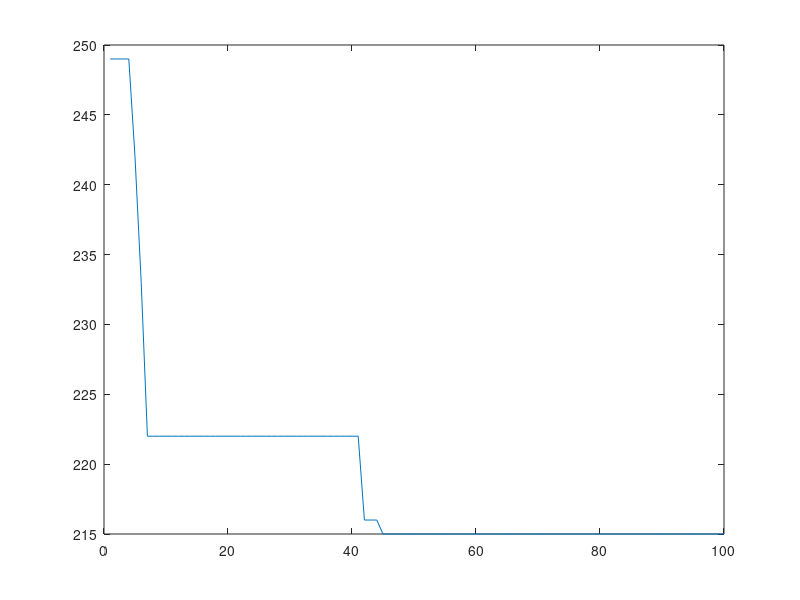

Recreate this plot in MATLAB.
clear
%车站与各作业点之间的走行时间的录入：
C=[0 42 28 35 30 25 20 22 25;
  42 0 16 27 31 52 48 55 68;
  28 16 0 19 24 45 37 56 44;
  35 27 19 0 43 38 19 50 55;
  30 31 24 43 0 36 26 44 51;
  25 52 45 38 36 0 18 30 39;
  20 48 37 19 26 18 0 27 33;
  22 55 56 50 44 30 27 0 21;
  25 68 44 55 51 39 33 21 0];
%当有n个点时的去送车方案
n=8;%n为作业点个数
p=50;%p为产生个体数
T=100;%T为进化代数
for i=1:n
  W(i)=i;%将作业地点看作1-n的序号，生成编码串W
end
for i=1:p%编码过程：每访问完一个作业地点，就从数组中去除
    for j=1:n
        s(i,j)=round(rand(1,1)*(n-j))+1; %矩阵s为随机生成的初始群体矩阵
    end
end
for k=1:T
    %解码过程：
    for i=1:p
        w=W;%为了不改变编码串将其复制为w，用w进行操作
        for j=1:n
            t(i,j)=w(s(i,j));%将每个个体解码
            w(s(i,j))=[];%每次删除翻译出的地点
        end
    end
    %各个方案下的时间花费：
    for i=1:p   %各个方案下的时间花费
        for j=1:n-1
             a(i)=C(1,t(i)+1);%原点到第一个点的时间
             b(i)=C(t(i,j+1)+1,1);%最后一点到原点的时间
             c(j)=C(t(i,j)+1,t(i,j+1)+1);%由方案矩阵与时间矩阵连接起来
             AA(i,1)=a(i)+sum(c)+b(i);%各个方案对应的时间存入AA矩阵
        end
    end
    %对个方案进行升序排列并存入矩阵A的第一列
    [A1,A2]=sort(AA);%A1为排序后结果，A2为在原矩阵的位置
    A(:,1)=A1;%A矩阵的第一列为排序后的目标值
    O(k,1)=A(1,1);%矩阵0为每代的最优目标值
    for i=1:p
        ss(i,:)=s(A2(i),:);%ss为初始矩阵按照目标值由小到大排列后的结果
    end
    %计算各方案适应度,并存入矩阵A的第二列中
    for i=1:p
        A(i,2)=410-A(i,1);
    end
    %各方案的概率存入A的第三列
    for i=1:p
        A(i,3)=A(i,2)/sum(A(:,2));
    end
    %求累计概率并存入矩阵A的第四列中
    A(1,4)=A(1,3);
    for i=2:p
        A(i,4)=A(i-1,4)+A(i,3);
    end
    %模拟赌盘操作来确定各个个体被选中的次数，并存入矩阵A的第五列
    A(1,5)=1;%保留该代中的最优个体
    A(2:p,5)=0;%将2-p行初始化为0
    for i=2:p
        d=rand(1,1);%产生0-1之间的随机数
        if d>A(1,4)
           for j=1:p-1
               if d>A(j,4)&&d<=A(j+1,4)
                  A(j+1,5)=A(j+1,5)+1;
               end
           end
        else A(1,5)=A(1,5)+1;
        end
    end
    %选择结果存入s1矩阵中
    s1=[];
    f=0;
    for i=1:p
        e=A(i,5);
        if e~=0
           for j=f+1:f+e
               s1(j,:)=ss(i,:);
           end
           f=f+e;
        end
    end
    %交叉过程-加入交叉概率pc
    %通过将产生的随机数与交叉概率进行比较来标记存入g，若大于pc，记为0，否则记为1，即要进行交叉
    pc=0.45; N=0;s11=[];s12=[];s13=[];
    g(1,1)=0;%保护最优个体
    s11(1,:)=s1(1,:);%s11矩阵中为不需要交叉的个体
    while N==0 %说明无配对现象，为了避免这种现象，重新选择交叉个体
          for i=2:p
              if rand(1,1)<=pc
                 g(i,1)=0;
                 s11(i,:)=s1(i,:);%将不需要交叉的个体存入s11中
              else
                 g(i,1)=1;
                 N=N+1;
                 s12(N,:)=s1(i,:);%将需要交叉的个体存入s12中，并且N为交叉个体数
                 NN=i;%NN为最后一个需要交叉个体s1中的位置，以便舍弃的时候放回原位置
              end
          end
          gg=g;
          if mod(N,2)~=0%判断是否出现奇数个个体
             s11(NN,:)=s12(N,:);%如果为奇数，将舍弃一个个体,并放回原位置
             gg(NN,1)=0;%gg为实际交叉情况
             N=N-1;%N为实际进行交叉的个体数
          end
    end
    B=reshape(randperm(N),N/2,2);%矩阵B为配对情况
    B(:,3)=round(rand(N/2,1)*(n-1))+1;%矩阵B的第三列为交叉点位置
    for i=(1:N/2)
        for j=1:2
            S(j,:)=s12(B(i,j),:);%从s12矩阵中读出2配对个体的串
        end
        S1=S(1,:);%将第一个串定义为S1
        S2=S(2,:);%将第二个串定义为S2
        x=[S1(1:B(i,3)) S2((B(i,3)+1):n)];%x为S1交叉后的新个体
        y=[S2(1:B(i,3)) S1((B(i,3)+1):n)];%y为S2交叉后的新个体
        s13(2*i-1,:)=x;%将交叉产生的新个体存入s13中
        s13(2*i,:)=y;
    end
    %交叉结果进行整理存入s2矩阵中
    s2=s11;%先存入没有交叉的个体
    J=0;
    for i=1:p
        if gg(i,:)==1
           J=J+1;
           s2(i,:)=s13(J,:);
        end
    end
    %变异过程
    pm=0.2; N=0;s21=[];s22=[];s23=[];
    h(1,1)=0;%保护最优个体
    s21(1,:)=s2(1,:);%s21矩阵中为不需要变异的个体
    for i=2:p
        if rand(1,1)<=pm
           h(i,1)=0;%不变异
           s21(i,:)=s2(i,:);%将不需要变异的个体存入s21中
        else
           h(i,1)=1;
           N=N+1;
           s22(N,:)=s2(i,:);%将需要变异的个体存入s22中，并且N为变异个体数
        end
    end  
    D=round(rand(N,1)*(n-1))+1;%矩阵D为变异点位置
    s23=s22;%防止将s22矩阵覆盖，用s23矩阵操作，最终形成s23矩阵表示变异产生的新个体
    for i=1:N
        for j=D(i):n
             s23(i,j)=round(rand(1,1)*(n-j))+1;%从变异点处开始开始重新编码形成新矩阵s22
        end
    end
    %变异结果进行整理存入s3矩阵中
    s3=s21;JJ=0;
    for i=1:p
        if h(i,:)==1
           JJ=JJ+1;
           s3(i,:)=s23(JJ,:);
        end
    end
    s=s3;%将子代群体赋值给s矩阵
end
fprintf('最优解为:%i\n',A(1,1))
fprintf('最优方案为：%s\n',num2str(t(A2(1,1),:)))
plot(O)
